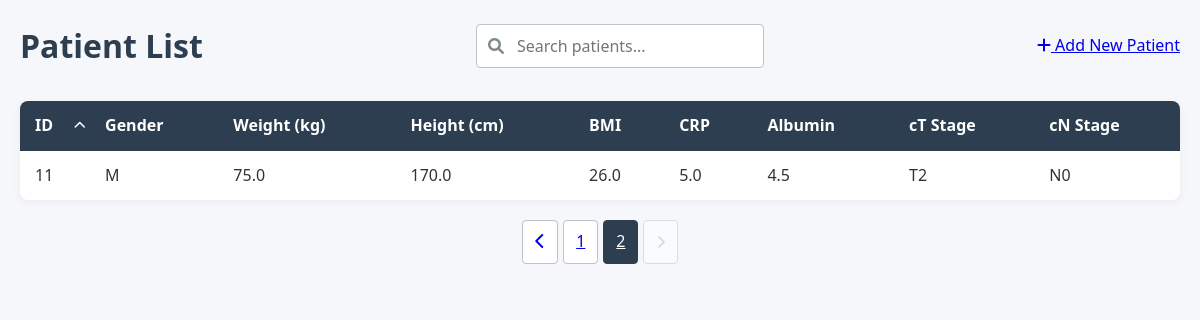
Page /?page=2&search= on the earlier database version.
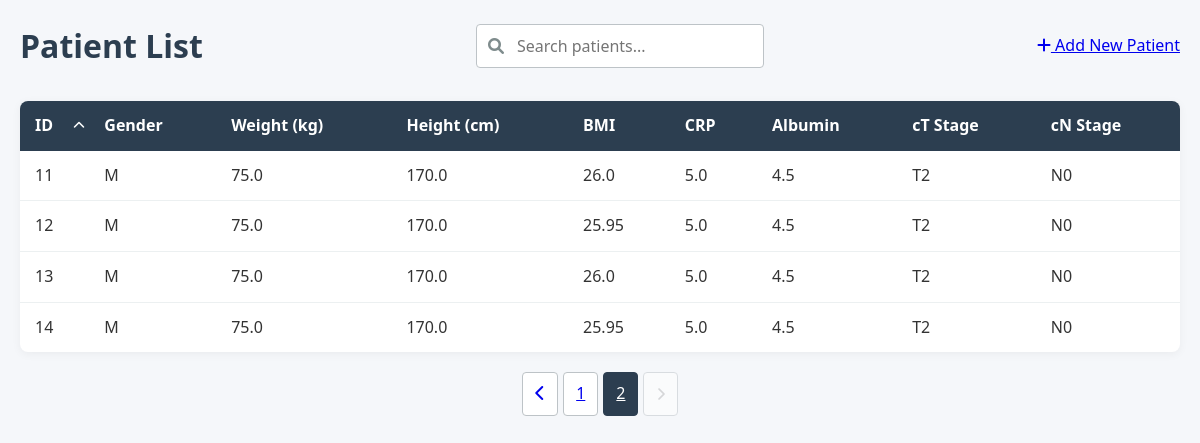
Same page on the later database version.
### models.py (models this page shows, shortened)
class Patient(db.Model):
    id = db.Column(db.Integer, primary_key=True)
    gender = db.Column(db.String(1), nullable=False)        # 'M' lub 'K'
    weight = db.Column(db.Float, nullable=False)            # waga w kg (wartości numeryczne)
    height = db.Column(db.Float, nullable=False)            # wzrost w cm (wartości numeryczne)
    bmi = db.Column(db.Float, nullable=False)               # BMI (wartości numeryczne)
    CRP = db.Column(db.Float, nullable=False)               # CRP (wartości numeryczne)
    Alb = db.Column(db.Float, nullable=False)               # Alb (wartości numeryczne)
    WCC = db.Column(db.Float, nullable=False)               # WCC (wartości numeryczne)
    NEU = db.Column(db.Float, nullable=False)               # NEU (wartości numeryczne)
    total_protein = db.Column(db.Float, nullable=False)     # białko całkowite (wartości numeryczne)
    pT = db.Column(db.String(10), nullable=False)           # stadium T (wartości kategoryczne)
    pN = db.Column(db.String(10), nullable=False)           # stadium N (wartości kategoryczne)
    pM = db.Column(db.String(10), nullable=False)           # stadium M (wartości kategoryczne)
    PNI = db.Column(db.Integer, nullable=False)             # PNI (wartości numeryczne 0-1)
    GRADING = db.Column(db.String(10), nullable=False)      # stopień zróżnicowania (wartości kategoryczne)
    Lauren = db.Column(db.String(10), nullable=False)       # typ Lauren (wartości kategoryczne)
    CTH_preop = db.Column(db.String(10), nullable=False)    # chemioterapia przedoperacyjna (wartości kategoryczne)
    cycles_number = db.Column(db.Integer, nullable=False)   # liczba cykli chemioterapii (wartości numeryczne)
    leukocytes = db.Column(db.Float, nullable=True)        # NEW: total leukocytes count (nullable)
    pni_float = db.Column(db.Float, nullable=True)         # NEW: float PNI value (nullable)
    predictions = db.relationship('Prediction', backref='patient', lazy=True)

### app.py (the view, shortened to what this page needs)
    @app.route('/')
    def index():
        search_query = request.args.get('search', '')
        page = request.args.get('page', 1, type=int)
        per_page = 10
        sort_by = request.args.get('sort', 'id')  # Default sort by ID
        sort_order = request.args.get('order', 'asc')  # Default ascending
        base_query = Patient.query
        if sort_by == 'weight':
            sort_column = Patient.weight
        elif sort_by == 'height':
            sort_column = Patient.height
        elif sort_by == 'bmi':
            sort_column = Patient.bmi
        elif sort_by == 'CRP':
            sort_column = Patient.CRP
        elif sort_by == 'Alb':
            sort_column = Patient.Alb
        elif sort_by == 'pT':
            sort_column = Patient.pT
        elif sort_by == 'pN':
            sort_column = Patient.pN
        elif sort_by == 'id':
            sort_column = Patient.id
        else:  # Default case
            sort_column = Patient.id
        if sort_order == 'desc':
            patients = base_query.order_by(sort_column.desc())
        else:
            patients = base_query.order_by(sort_column.asc())
        patients = patients.paginate(page=page, per_page=per_page)
        return render_template('index.html',
                            patients=patients,
                            search_query=search_query,
                            sort_by=sort_by,
                            sort_order=sort_order)

### templates/index.html (shortened to what this page needs)
{% extends "base.html" %}
{% block content %}
<header>
    <h1>Patient List</h1>
    <div class="search-container">
        <i class="fas fa-search"></i>
        <form method="get" action="{{ url_for('index') }}">
            <input type="text" name="search" placeholder="Search patients..."
                   value="{{ search_query }}" id="searchInput">
        </form>
    </div>
    <div class="actions">
        <a href="{{ url_for('new_patient') }}" class="btn-add">
            <i class="fas fa-plus"></i> Add New Patient
        </a>
    </div>
</header>
<div class="patient-table-container">
    <table class="patient-table">
        <thead>
            <tr>
                <th class="sortable {% if sort_by == 'id' %}sorted-{{ sort_order }}{% endif %}"
                    data-sort="id">
                    ID {% if sort_by == 'id' %}
                        <i class="fas fa-chevron-{% if sort_order == 'asc' %}up{% else %}down{% endif %}"></i>
                    {% endif %}
                </th>
                <th>Gender</th>
                <th>Weight (kg)</th>
                <th>Height (cm)</th>
                <th>BMI</th>
                <th>CRP</th>
                <th>Albumin</th>
                <th>cT Stage</th>
                <th>cN Stage</th>
            </tr>
        </thead>
        <tbody>
            {% for patient in patients.items %}
            <tr class="patient-row" onclick="window.location='{{ url_for('patient_detail', patient_id=patient.id) }}'">
                <td>{{ patient.id }}</td>
                <td>{{ patient.gender }}</td>
                <td>{{ patient.weight }}</td>
                <td>{{ patient.height }}</td>
                <td>{{ patient.bmi }}</td>
                <td>{{ patient.CRP }}</td>
                <td>{{ patient.Alb }}</td>
                <td>{{ patient.pT }}</td>
                <td>{{ patient.pN }}</td>
            </tr>
            {% endfor %}
        </tbody>
    </table>
</div>
<div class="pagination">
    {% if patients.has_prev %}
        <a href="{{ url_for('index', page=patients.prev_num, search=search_query) }}"
           class="pagination-button">
            <i class="fas fa-chevron-left"></i>
        </a>
    {% else %}
        <button class="pagination-button" disabled>
            <i class="fas fa-chevron-left"></i>
        </button>
    {% endif %}
    {% for page_num in patients.iter_pages() %}
        {% if page_num %}
            <a href="{{ url_for('index', page=page_num, search=search_query) }}"
               class="pagination-button {% if page_num == patients.page %}active{% endif %}">
                {{ page_num }}
            </a>
        {% else %}
            <span class="pagination-ellipsis">...</span>
        {% endif %}
    {% endfor %}
    {% if patients.has_next %}
        <a href="{{ url_for('index', page=patients.next_num, search=search_query) }}"
           class="pagination-button">
            <i class="fas fa-chevron-right"></i>
        </a>
    {% else %}
        <button class="pagination-button" disabled>
            <i class="fas fa-chevron-right"></i>
        </button>
    {% endif %}
</div>
{% endblock %}

### templates/base.html (shortened to what this page needs)
<!DOCTYPE html>
<html lang="en">
<head>
    <link rel="stylesheet" href="{{ url_for('static', filename='css/styles.css') }}">
    <link rel="stylesheet" href="https://cdnjs.cloudflare.com/ajax/libs/font-awesome/6.0.0/css/all.min.css">
</head>
<body>
    <div class="container">
        {% block content %}{% endblock %}
    </div>
</body>
</html>

### static/css/styles.css (style rules this page uses)
:root { --primary-color: #2c3e50; --secondary-color: #3498db; --accent-color: #e74c3c; --light-gray: #ecf0f1; --medium-gray: #bdc3c7; --dark-gray: #7f8c8d; --success-color: #2ecc71; --warning-color: #f39c12; --danger-color: #e74c3c; }
* { margin: 0; padding: 0; box-sizing: border-box; font-family: 'Segoe UI', Tahoma, Geneva, Verdana, sans-serif; }
body { background-color: #f5f7fa; color: #333; line-height: 1.6; }
.container { max-width: 1200px; margin: 0 auto; padding: 20px; }
header { margin-bottom: 30px; display: flex; justify-content: space-between; align-items: center; flex-wrap: wrap; gap: 20px; }
h1 { color: var(--primary-color); font-weight: 600; }
.search-container { position: relative; min-width: 250px; }
.search-container i { position: absolute; left: 12px; top: 50%; transform: translateY(-50%); color: var(--dark-gray); }
.search-container input { width: 100%; padding: 10px 15px 10px 40px; border: 1px solid var(--medium-gray); border-radius: 4px; font-size: 16px; transition: border-color 0.3s; }
.patient-table-container { background: white; border-radius: 8px; box-shadow: 0 2px 10px rgba(0, 0, 0, 0.05); overflow: hidden; margin-bottom: 20px; }
.patient-table { width: 100%; border-collapse: collapse; }
.patient-table th { background-color: var(--primary-color); color: white; padding: 12px 15px; text-align: left; }
.patient-table td { padding: 12px 15px; border-bottom: 1px solid var(--light-gray); }
.patient-table tr:last-child td { border-bottom: none; }
.patient-row { transition: background-color 0.2s; cursor: pointer; }
.pagination { display: flex; justify-content: center; gap: 5px; margin-top: 20px; }
.pagination-button { padding: 8px 12px; border: 1px solid var(--medium-gray); background: white; border-radius: 4px; cursor: pointer; transition: all 0.2s; }
.pagination-button.active { background: var(--primary-color); color: white; border-color: var(--primary-color); }
.pagination-button:disabled { opacity: 0.5; cursor: not-allowed; }
.sortable { cursor: pointer; position: relative; padding-right: 20px; transition: background-color 0.2s; }
.sortable i { position: absolute; right: 5px; top: 50%; transform: translateY(-50%); font-size: 12px; }
.sorted-asc { background-color: rgba(52, 152, 219, 0.1); }

Differences in the rows shown:
added Patient: id "12", gender "M", weight "75.0", height "170.0", bmi "25.95", CRP "5.0", Alb "4.5", pT "T2", pN "N0"
added Patient: id "13", gender "M", weight "75.0", height "170.0", bmi "26.0", CRP "5.0", Alb "4.5", pT "T2", pN "N0"
added Patient: id "14", gender "M", weight "75.0", height "170.0", bmi "25.95", CRP "5.0", Alb "4.5", pT "T2", pN "N0"
